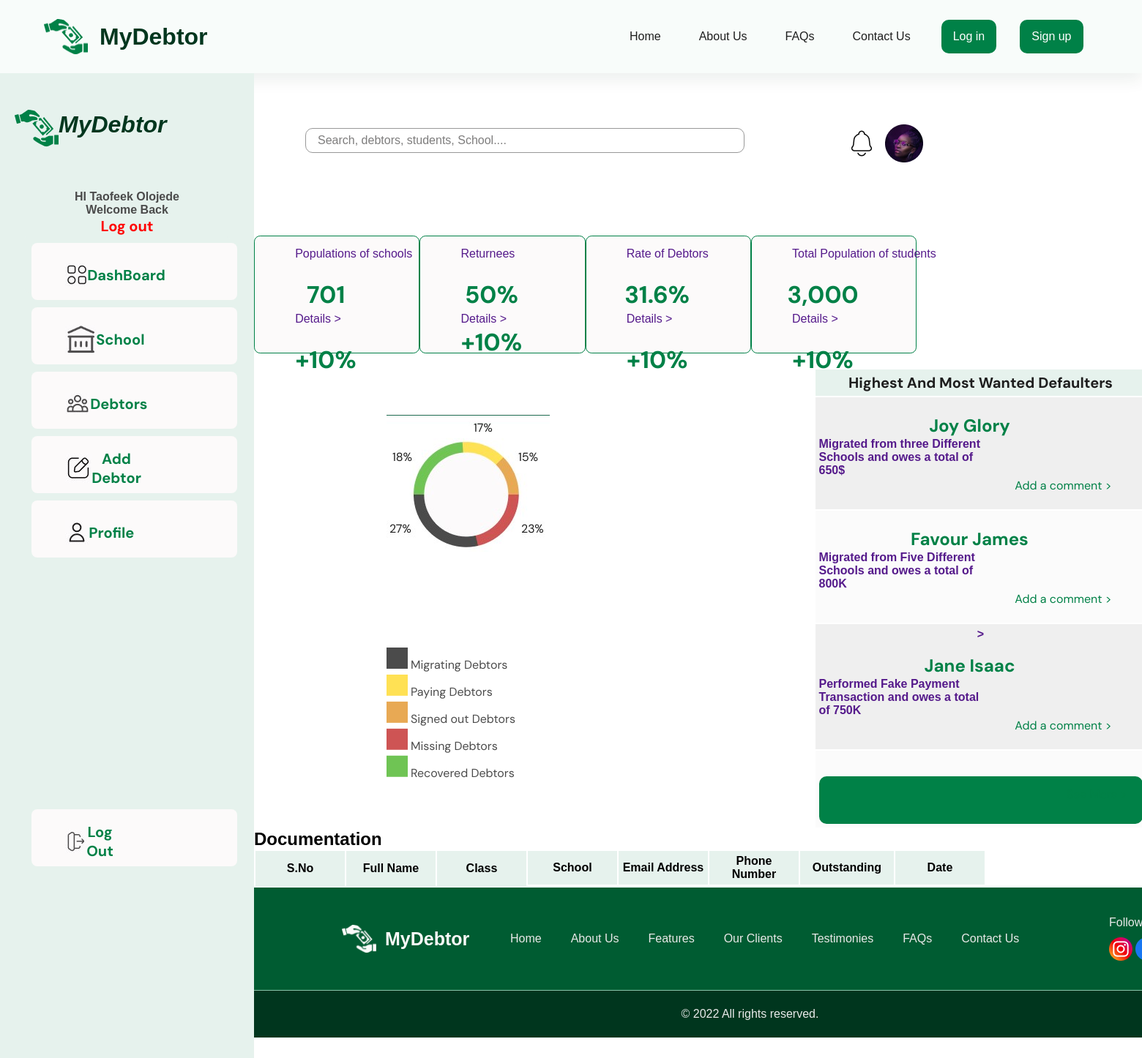
Before: /dashboard/ (signed in) with the older database file.
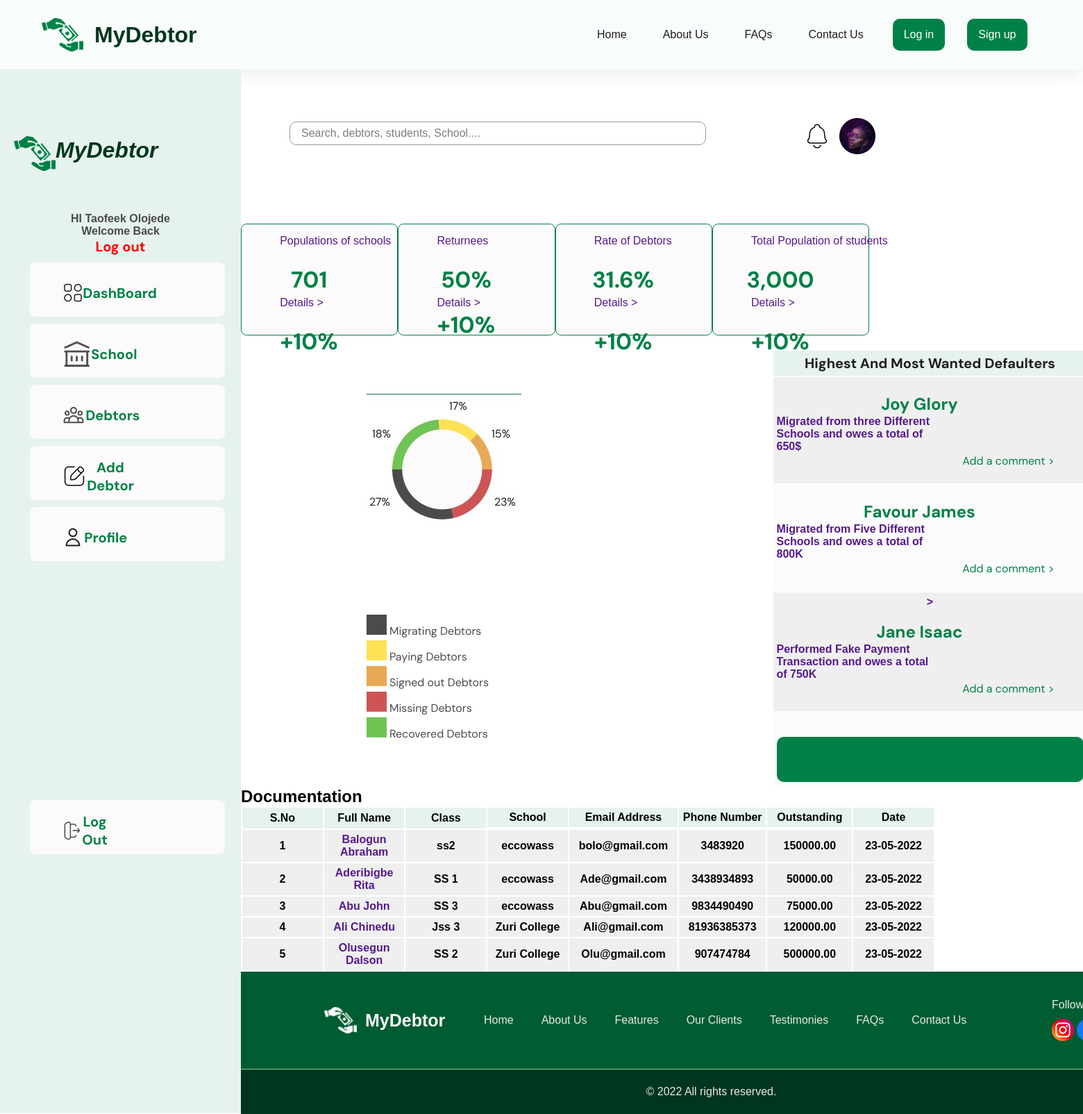
After: the same page with the newer database file.
### account/models.py (models this page shows)
class CustomUser(AbstractUser):
    username = None
    first_name = models.CharField(max_length=250)
    last_name = models.CharField(max_length=250)
    phone_number = models.CharField(max_length=15)
    email       = models.EmailField(max_length=120, unique=True)
    is_school = models.BooleanField(default=False)
    is_guardian = models.BooleanField(default=False)
    school_name = models.CharField(max_length=250, blank=True)
    cac         = models.CharField(max_length=120, blank=True)
    student_name = models.CharField(max_length=120, default="", blank=True)
    USERNAME_FIELD = "email"
    REQUIRED_FIELDS = ['first_name', 'last_name']
    object = CustomUserManager()
    class Meta:
        ordering = ["-email"]
        verbose_name = 'User'
    def __str__(self):
        return f"{self.first_name} {self.last_name}"

### school/models.py (models this page shows, shortened)
class Debtor(models.Model):
    debtor_name      = models.CharField(max_length=120)
    ward_name        = models.CharField(max_length=120)
    school           = models.CharField(max_length=120)
    debtor_class     = models.CharField(max_length=250)
    amount_indebted  = models.DecimalField(decimal_places=2, max_digits=100000)
    phone_no         = models.DecimalField(decimal_places=0, max_digits=15)
    email            = models.EmailField(max_length=120, default="")
    debtor_image      = models.ImageField(upload_to ='uploads/', blank=True)

### school/views.py (the view, shortened to what this page needs)
# urls.py: path("dashboard/", login_required(ListDebtor.as_view()), name="dashboard"),
class ListDebtor(ListView):
    template_name = 'school/dashboard.html'
    queryset = Debtor.objects.all()

### school/templates/school/dashboard.html (shortened to what this page needs)
{% extends 'base.html' %}
{% block content %}
<head>
    <link rel="stylesheet" href="../../../static/CSS/style_dashboard.css">
</head>
<body>
    <div class="main_container1">
   <div class="main_Container">
    <main class="Dashboard_sidebar">
        <div class="logo_">
            <ul >
                <li><i><img src="../../../static/IMG/Logo.png" alt="">MyDebtor</i></li>
                </ul>
        </div>
        <div class="Pic_Wel">
        <h4>HI  {{ request.user }}</h4>
          <h4>Welcome Back</h4>
        <h3 ><a class="btns" href="{% url 'logout' %}" style="color: red;">Log out</a></h3>
        <div class="Dash_Nav" >
            <div class="Dash_Nav1">
            <ul>
                <li class="Nav_Bar"><a href=""><i><img src="../../../static/IMG/Dashboard.jpg" alt="">DashBoard</i></a></li>
                <li class="Nav_Bar"><a href=""><i><img style="height: 40px;" src="../../../static/IMG/Schools.jpg" alt="">School</i></a></li>
                <li class="Nav_Bar"><a href=""><i><img src="../../../static/IMG/Debtors.jpg" alt="">Debtors</i></a></li>
                <li class="Nav_Bar"><a href="{% url 'school:add-debtor' %}"><i><img src="../../../static/IMG/Posts.jpg" alt="">Add Debtor</i></a></li>
                <li class="Nav_Bar"><a href=""><i><img src="../../../static/IMG/Profile.jpg" alt="">Profile</i></a></li><br><br><br><br><br><br><br><br><br><br><br><br><br><br><br><br><br><br>
                <li class="Nav_Bar"><a href="{% url 'logout' %}"><i><img src="../../../static/IMG/Log out.jpg" alt="">Log Out</i></a></li>
            </ul>
        </div>
        </div>
    </main>
    </div>
    <div class="SideBar_Container">
<div class="container3">
    <div class="Icon_container">
        <section>
            <ul >
                <li><input type="text" id="search" placeholder="Search, debtors, students, School...." name="search" ></li>
                <li><img src="../../../static/IMG/pic & Bell.jpg" alt=""></li>
            </ul>
        </section>
    </div>
        </div>
        <div class="Container_for_Population_Pie_Table">
       <div class="population">
        <div class="population_Items">
            <section>
                <ul>
                    <li><button class="btn"><a href=""><p>Populations of schools</p> <br> <span>701</span> <br> <p>Details ></p> <br> <span>+10%</span></a></button></li>
                    <li><button class="btn"><a href=""> <p> Returnees</p> <br> <span>50%</span> <br> <p>Details ></p> <span>+10%</span></a></button></li>
                    <li><button class="btn"><a href=""><p>Rate of Debtors</p> <br> <span>31.6%</span> <br> <p> Details > </p> <br> <span>+10%</span></a></button></li>
                    <li><button class="btn"><a href=""> <p>Total Population of students</p> <br> <span>3,000</span> <br> <p>Details ></p> <br> <span>+10%</span></a></button></li>
                </ul>
            </section>
        </div>
       </div>
    <div class="Highest_MsWanted">
        <div class="pie_mainContainer" >
            <div class="most_wanted">
                <div class="img_">
                    <img src="../../../static/IMG/Pie Chart.jpg" alt="">
                </div>
        <div class="pie_Nav" >
            <div class="pie_Nav1">
            <ul>
                <li class="pie_Bar"><a href=""><i><img src="../../../static/IMG/Rectangle 21.png" alt=""> <span>Migrating Debtors</span> </i></a></li>
                <li class="pie_Bar"><a href=""><i><img src="../../../static/IMG/Rectangle 22.png" alt=""> <span>Paying Debtors</span> </i></a></li>
                <li class="pie_Bar"><a href=""><i><img src="../../../static/IMG/Rectangle 23.png" alt=""> <span>Signed out Debtors</span> </i></a></li>
                <li class="pie_Bar"><a href=""><i><img src="../../../static/IMG/Rectangle 24.png" alt=""> <span>Missing Debtors</span> </i></a></li>
                <li class="pie_Bar"><a href=""><i><img src="../../../static/IMG/Rectangle 25.png" alt=""> <span>Recovered Debtors</span> </i></a></li>
            </ul>
        </div>
        </div>
    </div>
                <div class="table_mainContainer">
            <div class="..table_container">
                <ul><li><a href=""> <table>
                    <tr class="Heading-1">
                        <th rowspan="2" colspan="8" class="mostT">Highest And Most Wanted Defaulters</th>
                    </tr>
                    <tr class="sub-heading">
                    </tr>
                    <tr class="row-1">
                        <td colspan="8">
                            <div class="mostWantedd">
                                <div>
                                </div>
                                <div>
                                    <span>Joy Glory</span><br><p>Migrated from three Different<br> Schools and owes a total of 650$</p>
                                </div>
                                <div>
                                    <h6>Add a comment ></h6>
                                </div>
                            </div>
                        </td>
                    </tr>
                    <tr Class="row-2">
                        <td colspan="8"><div>
                            <div>
                            </div>
                            <div class="mostWantedd">
                                <span>Favour James</span><br><p>Migrated from Five Different Schools and owes a total of 800K</p>
                            </div>
                            <div>
                                <h6>Add a comment ></h6>
                            </div>
                        </div></td>
                    </tr>
                    <tr class= "row-3">
                        <td colspan="8">><div>
                            <div>
                            </div>
                            <div class="mostWantedd">
                                <span>Jane Isaac</span><br><p>Performed Fake Payment Transaction  and owes a total of 750K</p>
                            </div>
                            <div>
                                <h6>Add a comment ></h6>
                            </div>
                        </div></td>
                    </tr>
                    <tr class="row-4">
                        <td colspan="8"><button><h6>See More ></h6></button></td>
                    </tr>
                </table> </a></li>
            </ul>
            </div>
        </div>
    </div>
        <div class="Table_" style="overflow-x:auto;">
            <div id="Score-Info">
                <h2>Documentation </h2>
            </div>
            <table>
                <tr class="Heading-1">
                    <th rowspan="2">S.No</th>
                    <th rowspan="2">Full Name</th>
                    <th rowspan="2">Class</th>
                    <th>School</th>
                    <th>Email Address</th>
                    <th>Phone Number</th>
                    <th>Outstanding</th>
                    <th>Date</th>
                </tr>
                {% for instance in object_list %}
                <tr class="row-1">
                    <td>{{ instance.id }} </td>
                    <td> <a href="">{{ instance.ward_name }}</a></td>
                    <td class="MTH">{{ instance.debtor_class }}</td>
                    <td class="ENG">{{ instance.school }}</td>
                    <td class="PHY">{{ instance.email }}</td>
                    <td class="CHEM">{{ instance.phone_no }}</td>
                    <td class="BIO">{{ instance.amount_indebted }}</td>
                    <td class="BIO">23-05-2022</td>
                </tr>
                {% endfor %}
            </table>
        </div>
            </div>
</body>
</html>
{% endblock content %}

### templates/base.html (shortened to what this page needs)
<!DOCTYPE html>
<html lang="en">
  <head>
    <link
      href="https://cdn.jsdelivr.net/npm/remixicon@2.5.0/fonts/remixicon.css"
      rel="stylesheet"
    />
    <link
      rel="stylesheet"
      href="https://unpkg.com/boxicons@latest/css/boxicons.min.css"
    />
    <link rel="stylesheet" href="../../../static/CSS/signup.css" />
  </head>
  <body>
    <header>
      <div class="logo">
        <img
          src="../../../static/IMG/Vector.png"
          alt="Two hands holding money"
        />
        <h2>MyDebtor</h2>
      </div>
      <div class="link">
      <nav class="nav" id="nav-menu">
        <ul>
          <li class="nav__item"><a href="/" class="nav_link">Home</a></li>
          <li class="nav__item"><a href="{% url 'school:aboutpage' %}" class="nav_link">About Us</a></li>
          <li class="nav__item"><a href="{% url 'school:faqpage' %}" class="nav_link">FAQs</a></li>
          <li class="nav__item"><a href="{% url 'school:contactpage' %}" class="nav_link">Contact Us</a></li>
          <a class="btns" href="{% url 'login' %}">Log in</a>
          <a class="btns" href="{% url 'register' %}">Sign up</a>
        </ul>
      </nav>
      </div>
    </header>
                   {% block content %}{% endblock %}
    <footer>
      <div class="foot">
        <div class="foot-logo">
          <img src="../../../static/IMG/Vector1.png" alt="Two hands holding money" />
          <h2>MyDebtor</h2>
        </div>
        <div class="foot-link">
          <nav class="foot-nav">
            <ul>
              <li class="foot__item foot1"><a href="/" class="foot_link">Home</a></li>
              <li class="foot__item foot2">
                <a href="about.html" class="foot_link">About Us</a>
              </li>
              <li class="foot__item foot3"><a href="/" class="foot_link">Features</a></li>
              <li class="foot__item foot4"><a href="/" class="foot_link">Our Clients</a></li>
              <li class="foot__item foot5"><a href="/" class="foot_link">Testimonies</a></li>
              <li class="foot__item foot6">
                <a href="FAQs.html" class="foot_link">FAQs</a>
              </li>
              <li class="foot__item foot7">
                <a href="contact.html" class="foot_link">Contact Us</a>
              </li>
            </ul>
          </nav>
        </div>
        <div class="foot-socials">
          <p>Follow us on:</p>
          <ul>
            <li>
              <a href="#" class="social-link"><img src="../../../static/IMG/Instagram.png" alt="Instagram logo"
              /></a>
              <a href="#" class="social-link"><img src="../../../static/IMG/Facebook.png" alt="Facebook logo" /></a>
            </li>
          </ul>
        </div>
      </div>
      <div class="copyright">
        <p>&copy; 2022 All rights reserved.</p>
      </div>
    </footer>
  </body>
</html>

### static/CSS/signup.css (style rules this page uses)
* { margin: 0; padding: 0; box-sizing: border-box; }
body { font-family: 'DM Sans', sans-serif; }
a { text-decoration: none; }
ul { list-style: none; }
header { display: flex; justify-content: space-between; padding: 0 60px; background: #F8FCFA; box-shadow: 0px 10px 20px rgba(1, 51, 29, 0.07); align-items: center; gap: 290px; height: 100px; width: 100%; }
nav { width: 100%; }
.logo { display: flex; align-items: center; gap: 16px; width: 20%; height: 50px; }
.logo img { width: 60px; height: 50px; }
.logo h2 { font-weight: 700; font-size: 32px; line-height: 40px; color: #00361E; width: 155px; }
.link { display: flex; align-items: center; width: 650px; height: 48px; gap: 32px; }
.nav ul { display: flex; align-items: center; gap: 32px; width: 100%; height: 36px; }
.nav__item { padding: 10px; }
.nav_link { color: #1E1E1E; font-size: 16px; font-weight: 400; line-height: 16px; }
.nav ul .btns { padding: 10px 15px; color: #ffffff; border: 1px solid transparent; border-radius: 10px; background-color: #008147; font-weight: 400; font-size: 16px; line-height: 24px; }
input { width: 100%; border: 1px solid #989898; border-radius: 10px; padding: 16px; align-items: center; margin-top: 5px; }
input::placeholder { font-weight: 400; font-size: 16px; color: #7e7d7d; line-height: 16px; }
button { background: #008147; border: 1px solid transparent; border-radius: 10px; padding: 12px 20px; color: #ffffff; font-weight: 500; font-size: 16px; line-height: 24px; margin-top: 30px; cursor: pointer; }
footer { width: 100%; height: 204px; }
.foot { display: flex; flex-direction: row; justify-content: space-between; align-items: center; padding: 40px 120px; gap: 40px; height: 140px; width: 100%; background: #005C32; }
.foot-logo { display: flex; flex-direction: row; align-items: center; gap: 12px; width: 180px; height: 40px; }
.foot-logo img { width: 47px; height: 40px; }
.foot-logo h2 { width: 120px; font-weight: 700; font-size: 25px; line-height: 32px; color: #FCFAFA; }
.foot-link { display: flex; align-items: center; gap: 24px; width: 788px; height: 40px; }
.foot-nav { display: flex; height: 40px; }
.foot-nav ul { display: flex; align-items: center; gap: 20px; }
.foot__item { padding: 10px; }
.foot_link { font-weight: 500; font-size: 16px; line-height: 16px; color: #E9E9E9; width: 90px; }
.foot-socials { display: flex; flex-direction: column; align-items: flex-start; gap: 12px; height: 60px; width: 113px; }
.foot-socials p { font-weight: 500; font-size: 16px; line-height: 16px; color: #E9E9E9; }
.foot-socials ul { display: flex; flex-direction: row; align-items: flex-start; gap: 8px; height: 32px; }
.social-link { width: 32px; height: 32px; }
.copyright { display: flex; flex-direction: row; justify-content: center; align-items: center; padding: 24px 0px; gap: 4px; background: #00361E; border-top: 1px solid #8AC5AA; }
.copyright p { font-weight: 400; font-size: 16px; line-height: 16px; color: #E9E9E9; }

Changed rows visible on the page:
added Debtor: id "1", ward_name "Balogun Abraham", debtor_class "ss2", school "eccowass", email "bolo@gmail.com", phone_no "3483920", amount_indebted "150000.00"
added Debtor: id "2", ward_name "Aderibigbe Rita", debtor_class "SS 1", school "eccowass", email "Ade@gmail.com", phone_no "3438934893", amount_indebted "50000.00"
added Debtor: id "3", ward_name "Abu John", debtor_class "SS 3", school "eccowass", email "Abu@gmail.com", phone_no "9834490490", amount_indebted "75000.00"
added Debtor: id "4", ward_name "Ali Chinedu", debtor_class "Jss 3", school "Zuri College", email "Ali@gmail.com", phone_no "81936385373", amount_indebted "120000.00"
added Debtor: id "5", ward_name "Olusegun Dalson", debtor_class "SS 2", school "Zuri College", email "Olu@gmail.com", phone_no "907474784", amount_indebted "500000.00"
